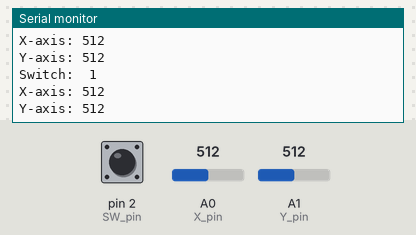
Recording of a sketch running on a simulated Arduino Uno, built with avr-gcc and run on an emulated ATmega328P. Parts: the last lines printed to the serial monitor. The inputs (shaded band) are chosen by the test bench; at power-on: A0 (X_pin) = 512, A1 (Y_pin) = 512, pin 2 (SW_pin) HIGH.

Above: at 2.3 s.
2.4 s: A0 (X_pin) set to 716
At 4.0 s:
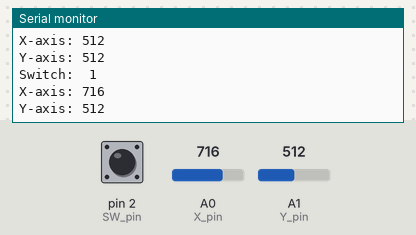
4.5 s: A1 (Y_pin) set to 716
At 5.2 s:
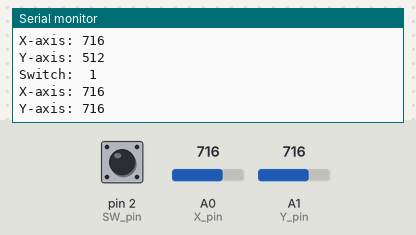
6.6 s: pin 2 (SW_pin) pulled LOW for 1.8 s
9.9 s: A0 (X_pin) set to 900
At 11.1 s:
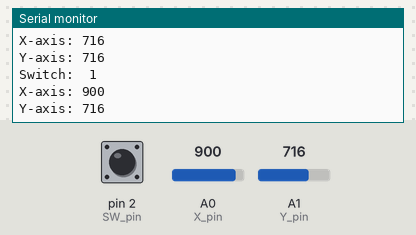
12.0 s: A1 (Y_pin) set to 900
At 13.2 s:
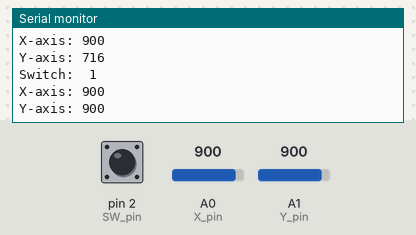
Timing chart, 0 to 15.0 s (numbered marks = the images above; inputs shaded):
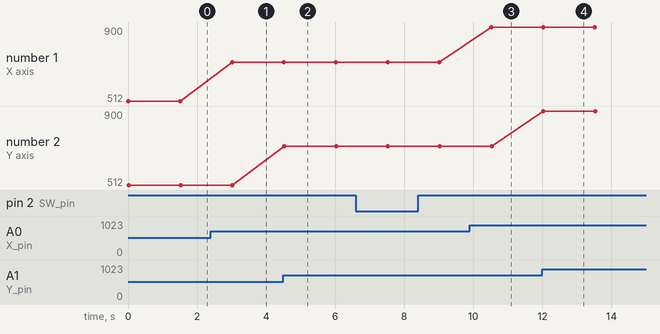

Measured:
- after the input at 2.4 s, the serial monitor: prints a new line after 0.61 s (image 1)
- after the input at 4.5 s, the serial monitor: prints a new line at once (image 2)
- after the input at 9.9 s, the serial monitor: prints a new line after 0.62 s (image 3)
- after the input at 12.0 s, the serial monitor: prints a new line at once (image 4)
- plotted number 1: 512 → 716 after the input at 2.4 s, 716 → 900 after the input at 9.9 s

The sketch:

joystick_test.ino
```cpp
// Arduino pin numbers
const int SW_pin = 2; // digital pin connected to switch output
const int X_pin = 0; // analog pin connected to X output
const int Y_pin = 1; // analog pin connected to Y output

void setup() {
  pinMode(SW_pin, INPUT);
  digitalWrite(SW_pin, HIGH);
  Serial.begin(9600);
}

void loop() {
  Serial.print("Switch:  ");
  Serial.print(digitalRead(SW_pin));
  Serial.print("\n");
  Serial.print("X-axis: ");
  Serial.print(analogRead(X_pin));
  Serial.print("\n");
  Serial.print("Y-axis: ");
  Serial.println(analogRead(Y_pin));
  Serial.print("\n\n");
  delay(1500);
}
```
